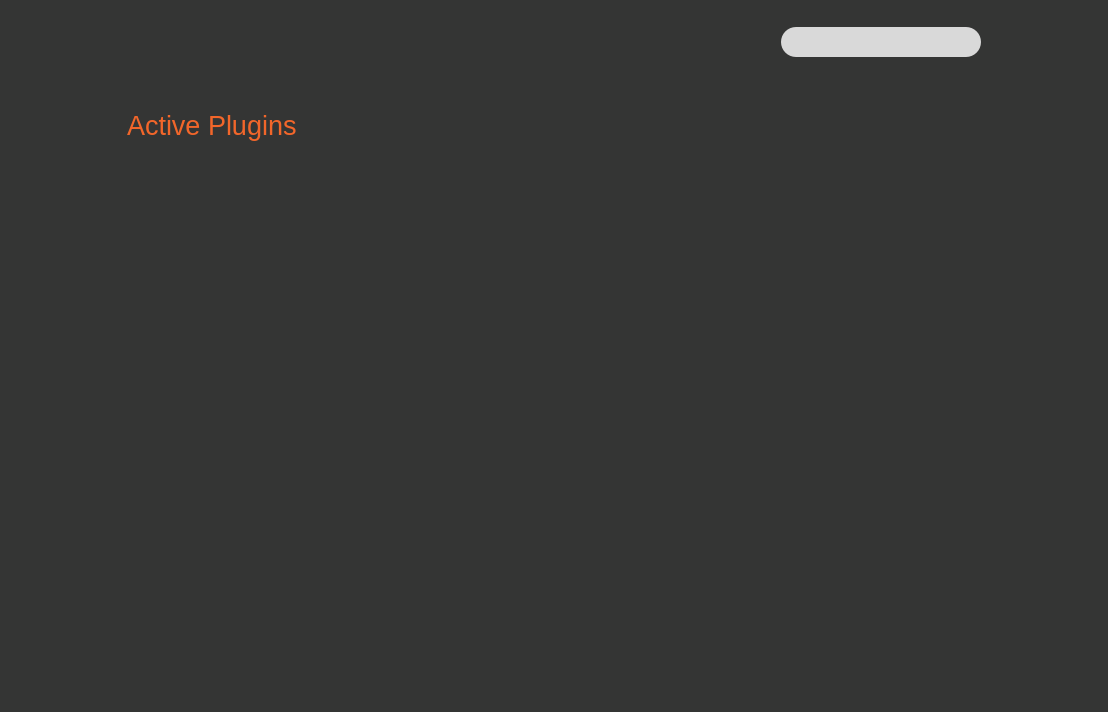
<?xml version="1.0" encoding="UTF-8"?>
<ui version="4.0">
 <class>MainWindow</class>
 <widget class="QMainWindow" name="MainWindow">
  <property name="geometry">
   <rect>
    <x>0</x>
    <y>0</y>
    <width>1108</width>
    <height>712</height>
   </rect>
  </property>
  <property name="windowTitle">
   <string>MainWindow</string>
  </property>
  <property name="styleSheet">
   <string notr="true">QWidget QFrame {
	border:none;
}

QWidget{
	background-color: rgb(52, 53, 52);
}

/*VERTICAL SCROLLBAR*/
QScrollBar:vertical {
	border:none;
	background-color: rgb(242, 102, 42);
    width:14px;
    margin:15px 0 15px 0;
    border-radius:0px;
}

/*HANDLE BAT VERTICAL*/
QScrollBar::handle:vertical{
	background-color:  rgb(242, 102, 42);
    min-height:30px;
    border-radius:7px;
}

QScrollBar::handle:vertical:hover {
  background-color:orange;
}

QScrollBar::handle:vertical:pressed{
   background-color:orange;
}

/*BTN TOP -SCROLLBAR*/
QScrollBar::sub-line:vertical {
  border:none;
  background-color:  rgb(242, 102, 42);
  height:0px;
  border-top-left-radius:7px;
  border-top-right-radius:7px;
  subcontrol-position:top;
  subcontrol-origin:margin;
}

QScrollBar::sub-line:vertical:hover{
	background-color: orange;
}

QScrollBar::sub-line:vertical:pressed{
	background-color: orange;
}

/*BTN BOTTOM -SCROLLBAR*/
QScrollBar::add-line:vertical {
  border:none;
  background-color:  rgb(242, 102, 42);
  height:0px;
  border-bottom-left-radius:7px;
  border-bottom-right-radius:7px;
  subcontrol-position:bottom;
  subcontrol-origin:margin;
}

QScrollBar::add-line:vertical:hover{
	background-color: orange;
}

QScrollBar::add-line:vertical:pressed{
	background-color:orange;
}


/*RESET ARROW*/
QScrollBar::up-arrow:vertical, QScrollBar::down-arrow:vertical{
  background:none;
}

QScrollBar::add-page:vertical, QScrollBar::sub-page:vertical{
  background:none;
}


/* HORIZONTAL SCROLLBAR*/
QScrollBar:horizontal {
   	border:none;
	background-color: rgb(242, 102, 42);
    height:14px;
    margin:0 15px 0 15px;
    border-radius:0px;
}
QScrollBar::handle:horizontal {
    background-color:  rgb(242, 102, 42);
    min-width:30px;
    border-radius:7px;
}

QScrollBar::handle:horizontal:hover {
  background-color:orange;
}

QScrollBar::handle:horizontal:pressed{
   background-color:orange;
}

QScrollBar::add-line:horizontal {
  border:none;
  background-color: rgb(242, 102, 42);
  width:15px;
  border-bottom-right-radius:7px;
  border-top-right-radius:7px;
  subcontrol-position:right;
  subcontrol-origin:margin;
}

QScrollBar::add-line:horizontal:hover{
	background-color: orange;
}

QScrollBar::add-line:horizontal:pressed{
	background-color:orange;
}

QScrollBar::sub-line:horizontal {
  border:none;
  background-color:  rgb(242, 102, 42);
  width:15px;
  border-bottom-left-radius:7px;
  border-top-left-radius:7px;
  subcontrol-position:left;
  subcontrol-origin:margin;
}

QScrollBar::sub-line:horizontal:hover{
	background-color:orange;
}

QScrollBar::sub-line:horizontal:pressed{
	background-color:orange;
}

QScrollBar::up-arrow:horizontal, QScrollBar::down-arrow:horizontal
{
 background:none;
}
QScrollBar::add-page:horizontal, QScrollBar::sub-page:horizontal
{
 background:none;
}</string>
  </property>
  <widget class="QWidget" name="centralwidget">
   <property name="styleSheet">
    <string notr="true">QWidget{
	background-color: rgb(52, 53, 52);
}</string>
   </property>
   <layout class="QVBoxLayout" name="verticalLayout">
    <item>
     <widget class="QFrame" name="mainPluginFrame">
      <property name="font">
       <font>
        <pointsize>3</pointsize>
       </font>
      </property>
      <property name="frameShape">
       <enum>QFrame::StyledPanel</enum>
      </property>
      <property name="frameShadow">
       <enum>QFrame::Raised</enum>
      </property>
      <layout class="QVBoxLayout" name="verticalLayout_2">
       <property name="spacing">
        <number>0</number>
       </property>
       <property name="leftMargin">
        <number>100</number>
       </property>
       <property name="topMargin">
        <number>0</number>
       </property>
       <property name="rightMargin">
        <number>100</number>
       </property>
       <property name="bottomMargin">
        <number>0</number>
       </property>
       <item>
        <widget class="QFrame" name="frame">
         <property name="minimumSize">
          <size>
           <width>0</width>
           <height>150</height>
          </size>
         </property>
         <property name="maximumSize">
          <size>
           <width>16777215</width>
           <height>150</height>
          </size>
         </property>
         <property name="frameShape">
          <enum>QFrame::StyledPanel</enum>
         </property>
         <property name="frameShadow">
          <enum>QFrame::Raised</enum>
         </property>
         <layout class="QHBoxLayout" name="horizontalLayout">
          <item>
           <widget class="QFrame" name="frame_3">
            <property name="frameShape">
             <enum>QFrame::StyledPanel</enum>
            </property>
            <property name="frameShadow">
             <enum>QFrame::Raised</enum>
            </property>
            <layout class="QVBoxLayout" name="verticalLayout_4">
             <item alignment="Qt::AlignBottom">
              <widget class="QLabel" name="label_2">
               <property name="font">
                <font>
                 <family>Arial</family>
                 <pointsize>20</pointsize>
                </font>
               </property>
               <property name="styleSheet">
                <string notr="true">QLabel {
 color:rgb(242, 102, 42);
}</string>
               </property>
               <property name="text">
                <string>Active Plugins</string>
               </property>
              </widget>
             </item>
            </layout>
           </widget>
          </item>
          <item alignment="Qt::AlignRight|Qt::AlignTop">
           <widget class="QFrame" name="frame_2">
            <property name="frameShape">
             <enum>QFrame::StyledPanel</enum>
            </property>
            <property name="frameShadow">
             <enum>QFrame::Raised</enum>
            </property>
            <layout class="QVBoxLayout" name="verticalLayout_3">
             <item>
              <widget class="QFrame" name="framePluginSearch">
               <property name="sizePolicy">
                <sizepolicy hsizetype="Fixed" vsizetype="Fixed">
                 <horstretch>0</horstretch>
                 <verstretch>0</verstretch>
                </sizepolicy>
               </property>
               <property name="minimumSize">
                <size>
                 <width>200</width>
                 <height>30</height>
                </size>
               </property>
               <property name="maximumSize">
                <size>
                 <width>200</width>
                 <height>30</height>
                </size>
               </property>
               <property name="styleSheet">
                <string notr="true">
      QFrame {
        background-color: #D9D9D9;
        border-radius: 15px;
      }
      QLineEdit {
        background-color: transparent;
        border: none;
        padding: 5px;
        color: black; /* Ensure text color is visible */
        z-index: 1;  /* Ensure the text input is on top */
      }
    </string>
               </property>
               <property name="frameShape">
                <enum>QFrame::StyledPanel</enum>
               </property>
               <property name="frameShadow">
                <enum>QFrame::Raised</enum>
               </property>
               <layout class="QVBoxLayout" name="verticalLayout_5">
                <property name="spacing">
                 <number>0</number>
                </property>
                <property name="leftMargin">
                 <number>10</number>
                </property>
                <property name="topMargin">
                 <number>0</number>
                </property>
                <property name="rightMargin">
                 <number>10</number>
                </property>
                <property name="bottomMargin">
                 <number>0</number>
                </property>
                <item>
                 <widget class="QLineEdit" name="lineEditPluginSearch">
                  <property name="sizePolicy">
                   <sizepolicy hsizetype="Expanding" vsizetype="Fixed">
                    <horstretch>0</horstretch>
                    <verstretch>0</verstretch>
                   </sizepolicy>
                  </property>
                 </widget>
                </item>
               </layout>
              </widget>
             </item>
            </layout>
           </widget>
          </item>
         </layout>
        </widget>
       </item>
       <item>
        <widget class="QScrollArea" name="pluginScroll">
         <property name="styleSheet">
          <string notr="true">QScrollArea {
	border:1px solid transparent;
}</string>
         </property>
         <property name="widgetResizable">
          <bool>true</bool>
         </property>
         <widget class="QWidget" name="scrollAreaWidgetContents_3">
          <property name="geometry">
           <rect>
            <x>0</x>
            <y>0</y>
            <width>888</width>
            <height>542</height>
           </rect>
          </property>
         </widget>
        </widget>
       </item>
      </layout>
     </widget>
    </item>
   </layout>
  </widget>
 </widget>
 <resources/>
 <connections/>
</ui>
